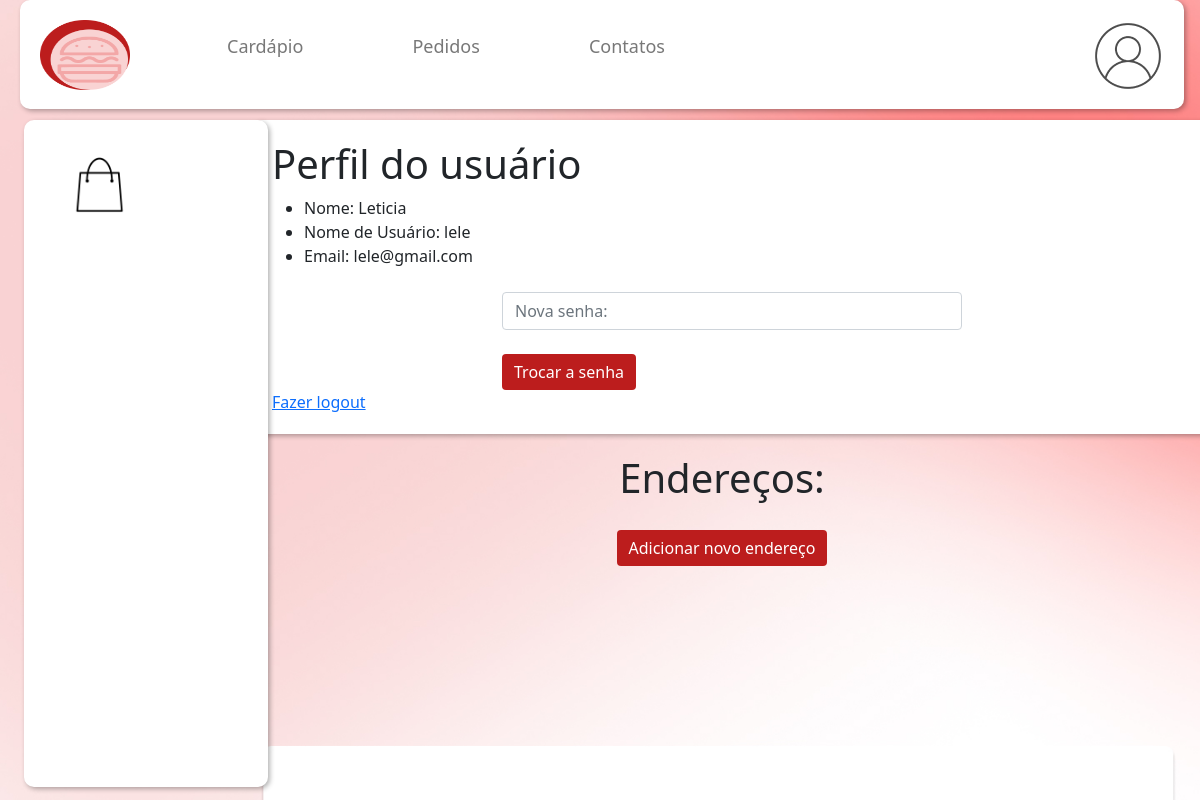
The page /profile/ (signed in) on the database as committed earlier.
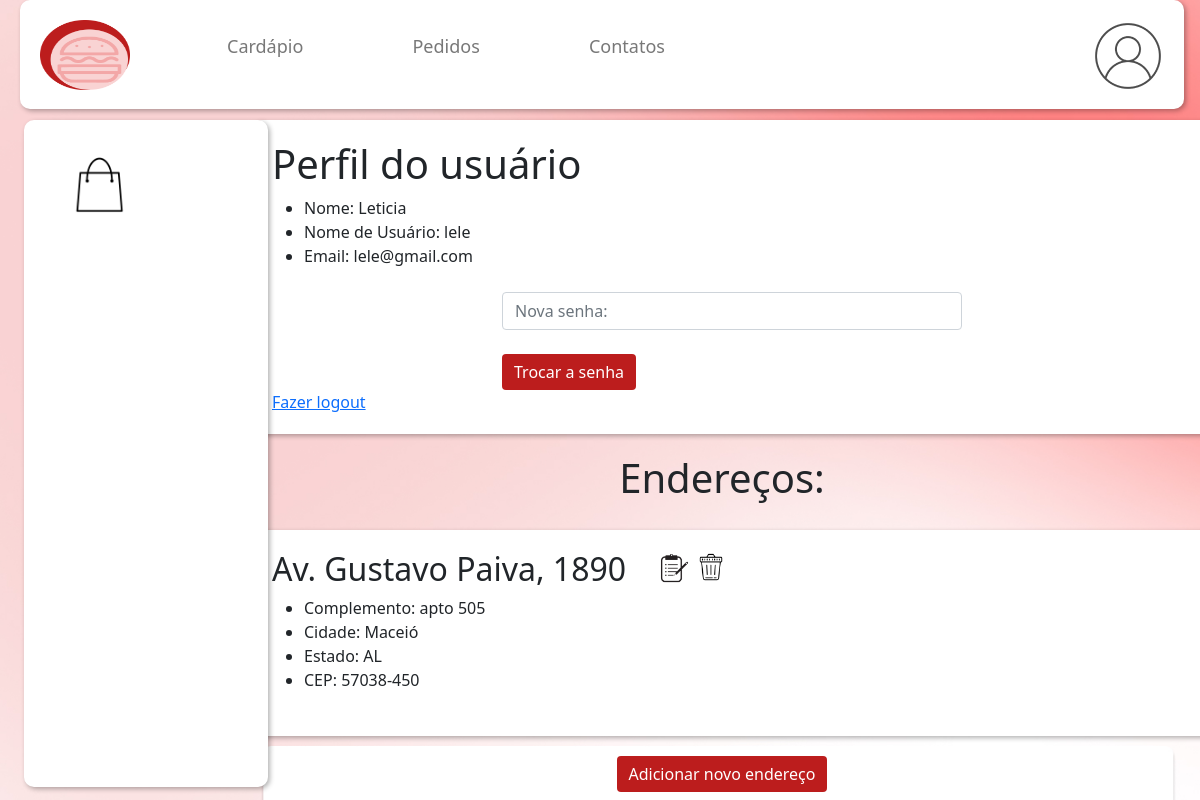
The same page on the database as committed later.
### app/models.py (models this page shows, shortened)
class Endereco(models.Model):
    user = models.ForeignKey(User, on_delete=models.CASCADE, related_name="enderecos")
    rua = models.CharField(max_length=500)
    numero = models.CharField(max_length=100)
    cidade = models.CharField(max_length=100)
    estado = models.CharField(max_length=100)
    complemento = models.CharField(max_length=500)
    cep = models.CharField(max_length=20)
    criado_em = models.DateTimeField(auto_now_add=True)

### app/views.py (the view)
# urls.py: path('profile/',profile),
def profile(request):
    data = {}
    enderecos = Endereco.objects.filter(user=request.user)
    data['enderecos'] = enderecos
    return  render(request,'dashboard/profile.html', data)

### app/templates/dashboard/profile.html (shortened to what this page needs)
{% extends 'dashboard/dashboard_main.html' %}
{% block sidebar %}
{% if request.user.is_authenticated %}
            <nav class="sidebar-nav">
                <a href="/sacola">
                    <img src="..\..\static\sacola.png" class="sacola">
                </a>
            </nav>
        {% endif %}
{% endblock %}
{% block content %}
{% if request.user.is_authenticated %}
<div class="profile">
    <h1>Perfil do usuário</h1>
    <ul>
        <li>Nome: {{request.user.first_name}}</li>
        <li>Nome de Usuário: {{request.user.username}}</li>
        <li>Email: {{request.user.email}}</li>
    </ul>
    <form name="form-users" id="form-password" method="post"action="/password/">
        <div class="col-6 mt-4 m-auto">
            <input class="form-control mt-4" type="password" name="password" id="password" placeholder="Nova senha:">
            <input id="botao" class="btn btn-primary mt-4 mt-4" type="submit"  value="Trocar a senha">
        </div>
    </form>
    <a href="/logouts/ ">Fazer logout</a>
</div>
<h1>Endereços:</h1>
{% if enderecos %}
{% for endereco in enderecos %}
<div class="content-bar">
    <div>
        <h2>{{ endereco.rua }}, {{ endereco.numero }}</h2>
        <ul>
            <li>Complemento: {{ endereco.complemento }}</li>
            <li>Cidade: {{ endereco.cidade }}</li>
            <li>Estado: {{ endereco.estado }}</li>
            <li>CEP: {{ endereco.cep }}</li>
        </ul>
    </div>
    <div>
        <a href="/edit_endereco/{{endereco.id}}"><img src="..\..\static\editar.png" alt="" style="height: 35px; width: 35px;"></a>
        <a href="/remove_endereco/{{endereco.id}}"><img src="..\..\static\lixeira.png" alt="" style="height: 30px; width: 30px;"></a>
    </div>
</div>
{% endfor %}
{% endif %}
<a id="botao" href="{% url 'add_endereco' %}" class="btn btn-primary">Adicionar novo endereço</a>
{% else %}
Você não tem acesso a essa página! Faça login: <br>
<a class="btn btn-dark mt-4 mt-4" href="/">Voltar</a>
{% endif %}
{% endblock %}

Rows that differ between the two databases and show on the page:
added Endereco: rua "Av. Gustavo Paiva", numero "1890", complemento "apto 505", cidade "Maceió", estado "AL", cep "57038-450"
